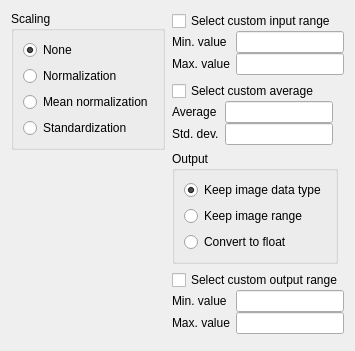
<?xml version="1.0" encoding="UTF-8"?>
<ui version="4.0">
    <class>scaling_widget</class>
    <widget class="QWidget" name="scaling_widget">
        <property name="geometry">
            <rect>
                <x>0</x>
                <y>0</y>
                <width>351</width>
                <height>326</height>
            </rect>
        </property>
        <property name="windowTitle">
            <string>Form</string>
        </property>
        <layout class="QHBoxLayout" name="horizontalLayout">
            <property name="spacing">
                <number>0</number>
            </property>
            <item>
                <widget class="QWidget" name="methods_widget" native="true">
                    <property name="sizePolicy">
                        <sizepolicy hsizetype="Fixed" vsizetype="Preferred">
                            <horstretch>0</horstretch>
                            <verstretch>0</verstretch>
                        </sizepolicy>
                    </property>
                    <layout class="QVBoxLayout" name="verticalLayout_2">
                        <property name="spacing">
                            <number>0</number>
                        </property>
                        <property name="leftMargin">
                            <number>0</number>
                        </property>
                        <property name="topMargin">
                            <number>0</number>
                        </property>
                        <property name="rightMargin">
                            <number>0</number>
                        </property>
                        <property name="bottomMargin">
                            <number>0</number>
                        </property>
                        <item>
                            <widget class="QGroupBox" name="methods_groupBox">
                                <property name="sizePolicy">
                                    <sizepolicy hsizetype="Fixed" vsizetype="Fixed">
                                        <horstretch>0</horstretch>
                                        <verstretch>0</verstretch>
                                    </sizepolicy>
                                </property>
                                <property name="title">
                                    <string>Scaling</string>
                                </property>
                                <layout class="QVBoxLayout" name="verticalLayout">
                                    <item>
                                        <widget class="QRadioButton" name="none_radioButton">
                                            <property name="text">
                                                <string>None</string>
                                            </property>
                                            <property name="checked">
                                                <bool>true</bool>
                                            </property>
                                        </widget>
                                    </item>
                                    <item>
                                        <widget class="QRadioButton" name="normalization_radioButton">
                                            <property name="text">
                                                <string>Normalization</string>
                                            </property>
                                        </widget>
                                    </item>
                                    <item>
                                        <widget class="QRadioButton" name="meanNormamalization_radioButton">
                                            <property name="text">
                                                <string>Mean normalization</string>
                                            </property>
                                        </widget>
                                    </item>
                                    <item>
                                        <widget class="QRadioButton" name="standarization_radioButton">
                                            <property name="text">
                                                <string>Standardization</string>
                                            </property>
                                        </widget>
                                    </item>
                                </layout>
                            </widget>
                        </item>
                        <item>
                            <widget class="QWidget" name="_resize_widget1" native="true">
                                <property name="sizePolicy">
                                    <sizepolicy hsizetype="Fixed" vsizetype="Preferred">
                                        <horstretch>0</horstretch>
                                        <verstretch>0</verstretch>
                                    </sizepolicy>
                                </property>
                            </widget>
                        </item>
                    </layout>
                </widget>
            </item>
            <item>
                <spacer name="horizontalSpacer">
                    <property name="orientation">
                        <enum>Qt::Horizontal</enum>
                    </property>
                    <property name="sizeType">
                        <enum>QSizePolicy::Fixed</enum>
                    </property>
                    <property name="sizeHint" stdset="0">
                        <size>
                            <width>7</width>
                            <height>0</height>
                        </size>
                    </property>
                </spacer>
            </item>
            <item>
                <widget class="QWidget" name="params_widget" native="true">
                    <property name="sizePolicy">
                        <sizepolicy hsizetype="Fixed" vsizetype="Preferred">
                            <horstretch>0</horstretch>
                            <verstretch>0</verstretch>
                        </sizepolicy>
                    </property>
                    <layout class="QVBoxLayout" name="verticalLayout_3">
                        <property name="leftMargin">
                            <number>0</number>
                        </property>
                        <property name="topMargin">
                            <number>0</number>
                        </property>
                        <property name="rightMargin">
                            <number>0</number>
                        </property>
                        <property name="bottomMargin">
                            <number>0</number>
                        </property>
                        <item>
                            <widget class="QWidget" name="input_widget" native="true">
                                <property name="sizePolicy">
                                    <sizepolicy hsizetype="Fixed" vsizetype="Fixed">
                                        <horstretch>0</horstretch>
                                        <verstretch>0</verstretch>
                                    </sizepolicy>
                                </property>
                                <layout class="QVBoxLayout" name="verticalLayout_7">
                                    <property name="leftMargin">
                                        <number>0</number>
                                    </property>
                                    <property name="topMargin">
                                        <number>0</number>
                                    </property>
                                    <property name="rightMargin">
                                        <number>0</number>
                                    </property>
                                    <property name="bottomMargin">
                                        <number>0</number>
                                    </property>
                                    <item>
                                        <widget class="QWidget" name="inputRange_widget" native="true">
                                            <property name="sizePolicy">
                                                <sizepolicy hsizetype="Preferred" vsizetype="Preferred">
                                                    <horstretch>0</horstretch>
                                                    <verstretch>0</verstretch>
                                                </sizepolicy>
                                            </property>
                                            <layout class="QVBoxLayout" name="verticalLayout_9">
                                                <property name="spacing">
                                                    <number>0</number>
                                                </property>
                                                <property name="leftMargin">
                                                    <number>0</number>
                                                </property>
                                                <property name="topMargin">
                                                    <number>0</number>
                                                </property>
                                                <property name="rightMargin">
                                                    <number>0</number>
                                                </property>
                                                <property name="bottomMargin">
                                                    <number>0</number>
                                                </property>
                                                <item>
                                                    <widget class="QCheckBox" name="selectInputRange_checkBox">
                                                        <property name="text">
                                                            <string>Select custom input range</string>
                                                        </property>
                                                    </widget>
                                                </item>
                                                <item>
                                                    <widget class="QWidget" name="customInputRange_widget"
                                                            native="true">
                                                        <layout class="QFormLayout" name="formLayout_2">
                                                            <property name="verticalSpacing">
                                                                <number>0</number>
                                                            </property>
                                                            <property name="leftMargin">
                                                                <number>0</number>
                                                            </property>
                                                            <property name="topMargin">
                                                                <number>0</number>
                                                            </property>
                                                            <property name="rightMargin">
                                                                <number>0</number>
                                                            </property>
                                                            <property name="bottomMargin">
                                                                <number>0</number>
                                                            </property>
                                                            <item row="0" column="0">
                                                                <widget class="QLabel" name="minInputValue_label">
                                                                    <property name="text">
                                                                        <string>Min. value</string>
                                                                    </property>
                                                                </widget>
                                                            </item>
                                                            <item row="0" column="1">
                                                                <widget class="QLineEdit"
                                                                        name="minInputValue_lineEdit"/>
                                                            </item>
                                                            <item row="1" column="1">
                                                                <widget class="QLineEdit"
                                                                        name="maxInputValue_lineEdit"/>
                                                            </item>
                                                            <item row="1" column="0">
                                                                <widget class="QLabel" name="maxInputValue_label">
                                                                    <property name="text">
                                                                        <string>Max. value</string>
                                                                    </property>
                                                                </widget>
                                                            </item>
                                                        </layout>
                                                    </widget>
                                                </item>
                                            </layout>
                                        </widget>
                                    </item>
                                </layout>
                            </widget>
                        </item>
                        <item>
                            <widget class="QWidget" name="average_widget" native="true">
                                <property name="sizePolicy">
                                    <sizepolicy hsizetype="Fixed" vsizetype="Fixed">
                                        <horstretch>0</horstretch>
                                        <verstretch>0</verstretch>
                                    </sizepolicy>
                                </property>
                                <layout class="QVBoxLayout" name="verticalLayout_10">
                                    <property name="spacing">
                                        <number>0</number>
                                    </property>
                                    <property name="leftMargin">
                                        <number>0</number>
                                    </property>
                                    <property name="topMargin">
                                        <number>0</number>
                                    </property>
                                    <property name="rightMargin">
                                        <number>0</number>
                                    </property>
                                    <property name="bottomMargin">
                                        <number>0</number>
                                    </property>
                                    <item>
                                        <widget class="QCheckBox" name="selectCustomAverage_checkBox">
                                            <property name="text">
                                                <string>Select custom average</string>
                                            </property>
                                        </widget>
                                    </item>
                                    <item>
                                        <widget class="QWidget" name="customAverage_widget" native="true">
                                            <layout class="QFormLayout" name="formLayout_3">
                                                <property name="verticalSpacing">
                                                    <number>0</number>
                                                </property>
                                                <property name="leftMargin">
                                                    <number>0</number>
                                                </property>
                                                <property name="topMargin">
                                                    <number>0</number>
                                                </property>
                                                <property name="rightMargin">
                                                    <number>0</number>
                                                </property>
                                                <property name="bottomMargin">
                                                    <number>0</number>
                                                </property>
                                                <item row="0" column="0">
                                                    <widget class="QLabel" name="average_Value_label">
                                                        <property name="text">
                                                            <string>Average</string>
                                                        </property>
                                                    </widget>
                                                </item>
                                                <item row="0" column="1">
                                                    <widget class="QLineEdit" name="average_lineEdit"/>
                                                </item>
                                                <item row="1" column="1">
                                                    <widget class="QLineEdit" name="stdDevValue_lineEdit"/>
                                                </item>
                                                <item row="1" column="0">
                                                    <widget class="QLabel" name="stdDevValue_label">
                                                        <property name="text">
                                                            <string>Std. dev.</string>
                                                        </property>
                                                    </widget>
                                                </item>
                                            </layout>
                                        </widget>
                                    </item>
                                </layout>
                            </widget>
                        </item>
                        <item>
                            <widget class="QWidget" name="output_widget" native="true">
                                <property name="sizePolicy">
                                    <sizepolicy hsizetype="Fixed" vsizetype="Fixed">
                                        <horstretch>0</horstretch>
                                        <verstretch>0</verstretch>
                                    </sizepolicy>
                                </property>
                                <layout class="QVBoxLayout" name="verticalLayout_5">
                                    <property name="leftMargin">
                                        <number>0</number>
                                    </property>
                                    <property name="topMargin">
                                        <number>0</number>
                                    </property>
                                    <property name="rightMargin">
                                        <number>0</number>
                                    </property>
                                    <property name="bottomMargin">
                                        <number>0</number>
                                    </property>
                                    <item>
                                        <widget class="QGroupBox" name="output_groupBox">
                                            <property name="sizePolicy">
                                                <sizepolicy hsizetype="Fixed" vsizetype="Fixed">
                                                    <horstretch>0</horstretch>
                                                    <verstretch>0</verstretch>
                                                </sizepolicy>
                                            </property>
                                            <property name="title">
                                                <string>Output</string>
                                            </property>
                                            <layout class="QVBoxLayout" name="verticalLayout_4">
                                                <item>
                                                    <widget class="QRadioButton" name="keepDataTypes_radioButton">
                                                        <property name="text">
                                                            <string>Keep image data type</string>
                                                        </property>
                                                        <property name="checked">
                                                            <bool>true</bool>
                                                        </property>
                                                    </widget>
                                                </item>
                                                <item>
                                                    <widget class="QRadioButton" name="keepRange_radioButton">
                                                        <property name="text">
                                                            <string>Keep image range</string>
                                                        </property>
                                                    </widget>
                                                </item>
                                                <item>
                                                    <widget class="QRadioButton" name="convertToReal_radioButton">
                                                        <property name="text">
                                                            <string>Convert to float</string>
                                                        </property>
                                                    </widget>
                                                </item>
                                            </layout>
                                        </widget>
                                    </item>
                                    <item>
                                        <widget class="QWidget" name="outputRange_widget" native="true">
                                            <property name="sizePolicy">
                                                <sizepolicy hsizetype="Preferred" vsizetype="Preferred">
                                                    <horstretch>0</horstretch>
                                                    <verstretch>0</verstretch>
                                                </sizepolicy>
                                            </property>
                                            <layout class="QVBoxLayout" name="verticalLayout_6">
                                                <property name="spacing">
                                                    <number>0</number>
                                                </property>
                                                <property name="leftMargin">
                                                    <number>0</number>
                                                </property>
                                                <property name="topMargin">
                                                    <number>0</number>
                                                </property>
                                                <property name="rightMargin">
                                                    <number>0</number>
                                                </property>
                                                <property name="bottomMargin">
                                                    <number>0</number>
                                                </property>
                                                <item>
                                                    <widget class="QCheckBox" name="selectOuptutRange_checkBox">
                                                        <property name="text">
                                                            <string>Select custom output range</string>
                                                        </property>
                                                    </widget>
                                                </item>
                                                <item>
                                                    <widget class="QWidget" name="customOutputRange_widget"
                                                            native="true">
                                                        <layout class="QFormLayout" name="formLayout">
                                                            <property name="verticalSpacing">
                                                                <number>0</number>
                                                            </property>
                                                            <property name="leftMargin">
                                                                <number>0</number>
                                                            </property>
                                                            <property name="topMargin">
                                                                <number>0</number>
                                                            </property>
                                                            <property name="rightMargin">
                                                                <number>0</number>
                                                            </property>
                                                            <property name="bottomMargin">
                                                                <number>0</number>
                                                            </property>
                                                            <item row="0" column="0">
                                                                <widget class="QLabel" name="minOutputValue_label">
                                                                    <property name="text">
                                                                        <string>Min. value</string>
                                                                    </property>
                                                                </widget>
                                                            </item>
                                                            <item row="0" column="1">
                                                                <widget class="QLineEdit"
                                                                        name="minOutputValue_lineEdit"/>
                                                            </item>
                                                            <item row="1" column="0">
                                                                <widget class="QLabel" name="maxOutputValue_label">
                                                                    <property name="text">
                                                                        <string>Max. value</string>
                                                                    </property>
                                                                </widget>
                                                            </item>
                                                            <item row="1" column="1">
                                                                <widget class="QLineEdit"
                                                                        name="maxOutputValue_lineEdit"/>
                                                            </item>
                                                        </layout>
                                                    </widget>
                                                </item>
                                            </layout>
                                        </widget>
                                    </item>
                                </layout>
                            </widget>
                        </item>
                        <item>
                            <widget class="QWidget" name="_resize_widget3" native="true">
                                <property name="sizePolicy">
                                    <sizepolicy hsizetype="Fixed" vsizetype="Preferred">
                                        <horstretch>0</horstretch>
                                        <verstretch>0</verstretch>
                                    </sizepolicy>
                                </property>
                            </widget>
                        </item>
                    </layout>
                </widget>
            </item>
            <item>
                <widget class="QWidget" name="_resize_widget2" native="true">
                    <property name="sizePolicy">
                        <sizepolicy hsizetype="Preferred" vsizetype="Preferred">
                            <horstretch>0</horstretch>
                            <verstretch>0</verstretch>
                        </sizepolicy>
                    </property>
                </widget>
            </item>
        </layout>
    </widget>
    <resources/>
    <connections>
        <connection>
            <sender>selectOuptutRange_checkBox</sender>
            <signal>toggled(bool)</signal>
            <receiver>customOutputRange_widget</receiver>
            <slot>setVisible(bool)</slot>
            <hints>
                <hint type="sourcelabel">
                    <x>240</x>
                    <y>251</y>
                </hint>
                <hint type="destinationlabel">
                    <x>206</x>
                    <y>265</y>
                </hint>
            </hints>
        </connection>
        <connection>
            <sender>selectCustomAverage_checkBox</sender>
            <signal>toggled(bool)</signal>
            <receiver>customAverage_widget</receiver>
            <slot>setVisible(bool)</slot>
            <hints>
                <hint type="sourcelabel">
                    <x>200</x>
                    <y>80</y>
                </hint>
                <hint type="destinationlabel">
                    <x>185</x>
                    <y>116</y>
                </hint>
            </hints>
        </connection>
        <connection>
            <sender>selectInputRange_checkBox</sender>
            <signal>toggled(bool)</signal>
            <receiver>customInputRange_widget</receiver>
            <slot>setVisible(bool)</slot>
            <hints>
                <hint type="sourcelabel">
                    <x>208</x>
                    <y>16</y>
                </hint>
                <hint type="destinationlabel">
                    <x>242</x>
                    <y>46</y>
                </hint>
            </hints>
        </connection>
    </connections>
</ui>
